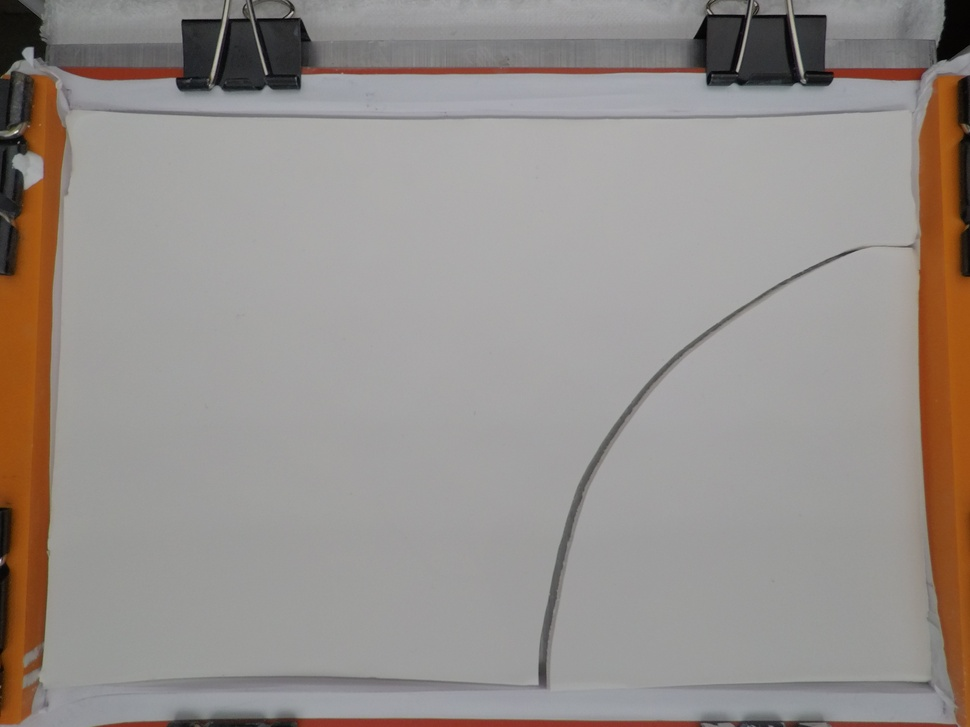
#> input picture jimmyTestCode/pythonFiles/Trial32.JPG, 970 x 727 px, shrunk from 4000 x 3000 before the run
$ python -i crackAnalysis.py   (imports and definitions only)
#> lines starting #> are read from the running program, lines starting #| are printed output that depends on the picture
import math
import scipy.ndimage.morphology as m
import cv2
import numpy as np
from skimage import img_as_float
from skimage import io, color, morphology
from skimage import io, morphology, img_as_bool, segmentation
from scipy import ndimage as ndi
import matplotlib.pyplot as plt
import ctypes
import tkinter as tk
import tkinter.filedialog
from tkinter.filedialog import askopenfilename

#Makes each pixel of the image black or white
# [41 lines left out: functions binary, binary1, median, thinning2, canny, not called in this run]

#Fills in gaps in the skeleton image
def complete(img):
#> called with img = 'Trial32.JPG'
    image = img_as_bool(io.imread(img))
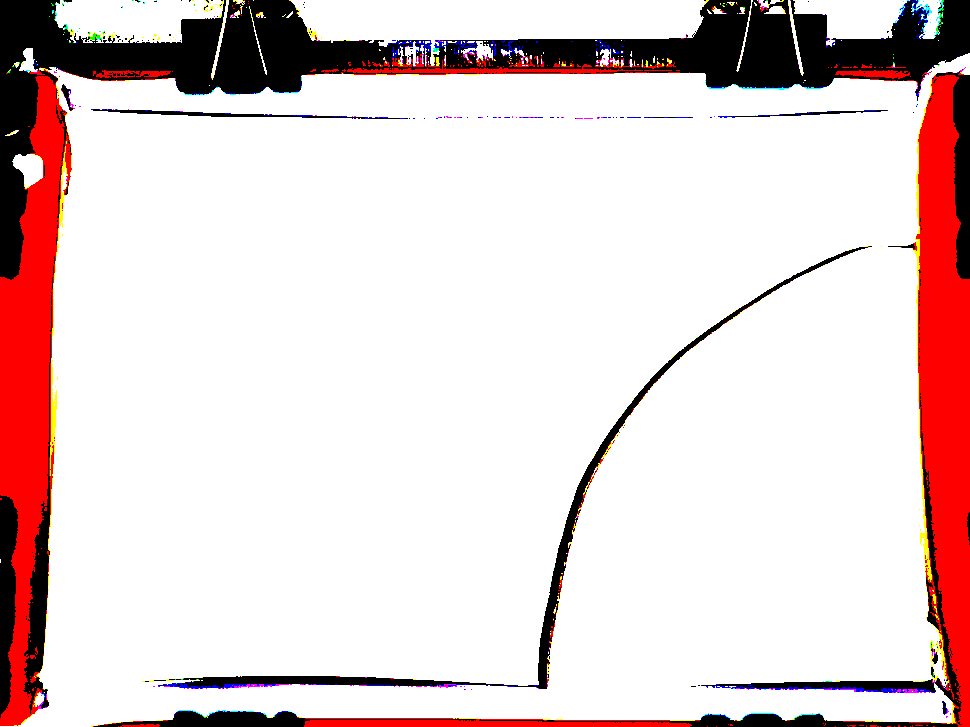
#> image: shape (727, 970, 3) bool; mean R, G, B 0.892, 0.819, 0.818
    out = ndi.distance_transform_edt(~image)
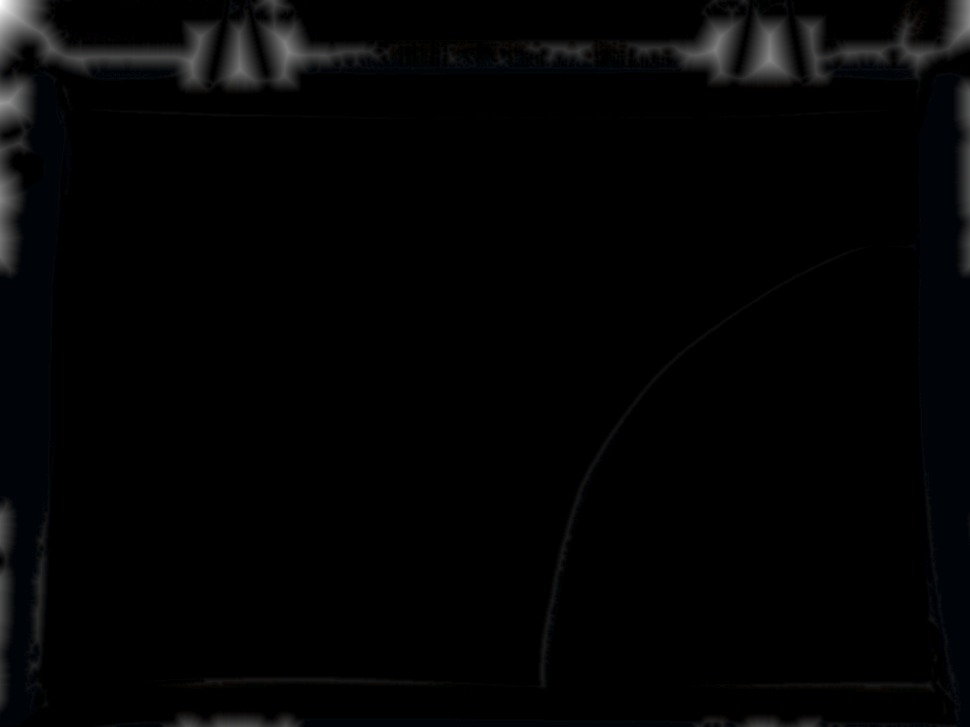
#> out: shape (727, 970, 3) float64; mean R, G, B 0.7, 0.8, 0.9; drawn with min black and max white
    out = out < 0.02 * out.max()
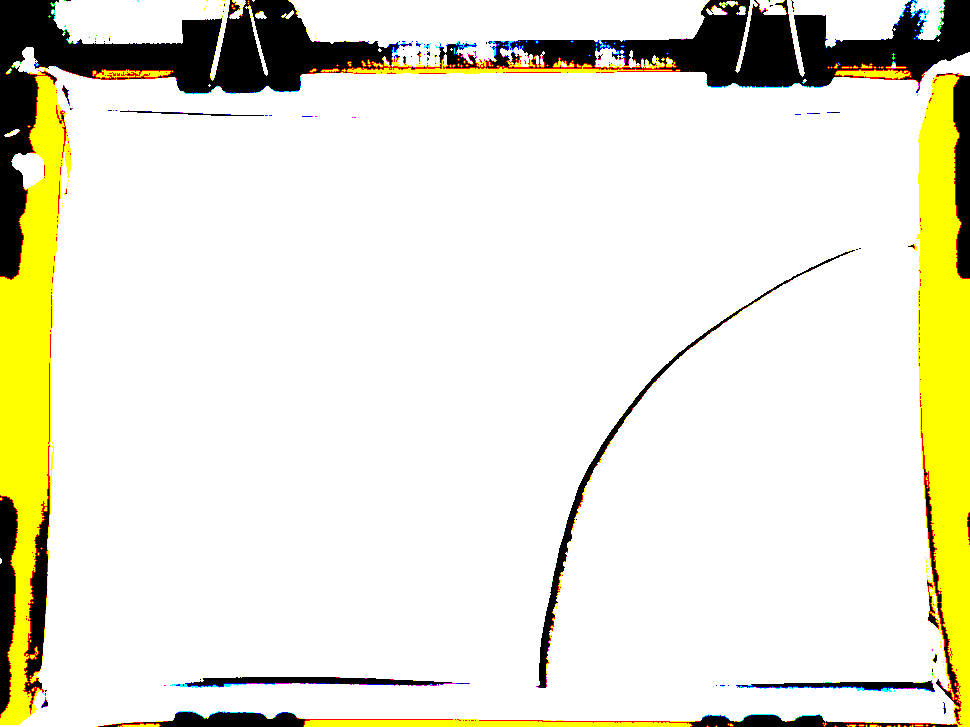
#> out: shape (727, 970, 3) bool; mean R, G, B 0.913, 0.906, 0.835
    out = morphology.skeletonize(out)
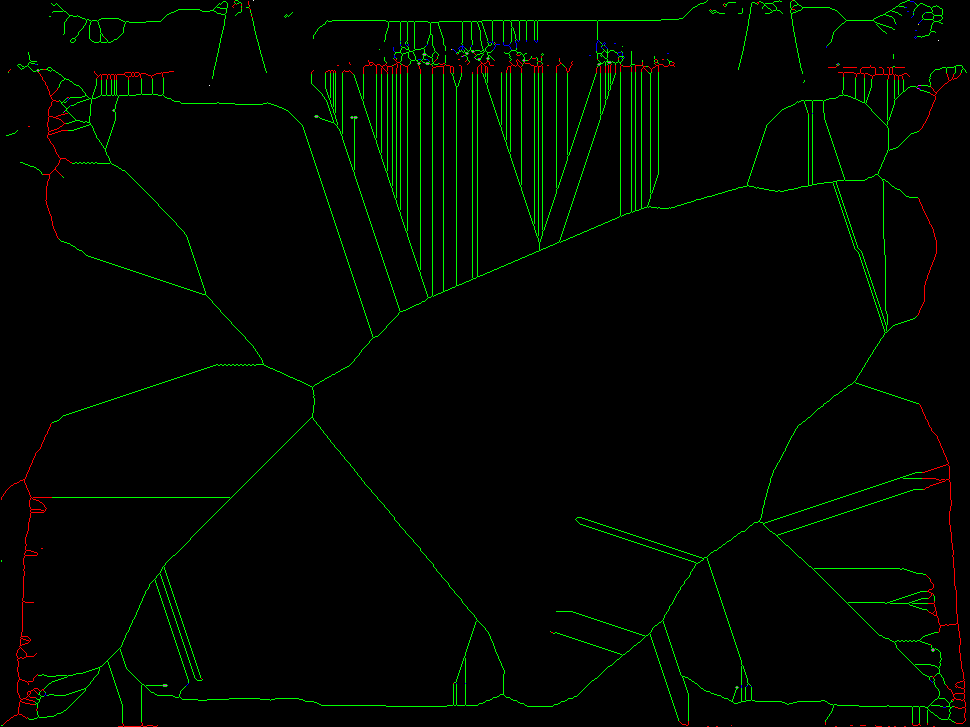
#> out: shape (727, 970, 3) bool; mean R, G, B 0.00383, 0.0224, 0.000345
    out = segmentation.clear_border(out)
    out = out | image

    cv2.imshow("out",out)
    cv2.waitKey(0)
    cv2.imwrite('gaps_filled.jpg', out)

#Makes all green pixels white
# [340 lines left out: functions bandw, switch, getLength, getSlope, getWidth, getColor, not called in this run]

#############################################MAIN###################################
cropping = False
esc_keycode=27
x_start, y_start, x_end, y_end = 0, 0, 0, 0
done = False

# [2 lines not run here, left out]

#The image is made smaller if it extends the window size
# [1 line that did not run here, left out]
# [1 line that did not run here, left out]
# [1 line that did not run here, left out]
# [1 line that did not run here, left out]
# [9 lines not run here, left out]

# [1 line that did not run here, left out]
# [1 line that did not run here, left out]
# [1 line that did not run here, left out]

# [12 lines not run here, left out]

# [1 line that did not run here, left out]
# [1 line that did not run here, left out]
# [1 line that did not run here, left out]

# [2 lines not run here, left out]
# [1 line that did not run here, left out]
check = False

# [28 lines left out: function mouse_crop, not called in this run]

# [29 lines not run here, left out]
#Length is calculated using demensions and units given. Perpendicular slopes are returned
# [1 line that did not run here, left out]
#Width is calculated
# [3 lines not run here, left out]

>>> result = complete('Trial32.JPG')
